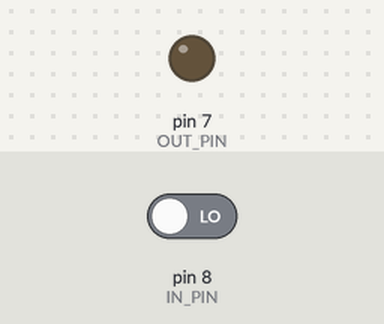
Recording of a sketch running on a simulated Arduino Uno, built with avr-gcc and run on an emulated ATmega328P. Shown: output pins drawn as LEDs (lit = HIGH). The test bench sets the inputs (shaded band); at power-on: pin 8 (IN_PIN) LOW.

Above: at 1.2 s.
1.3 s: pin 8 (IN_PIN) driven HIGH
At 1.9 s:
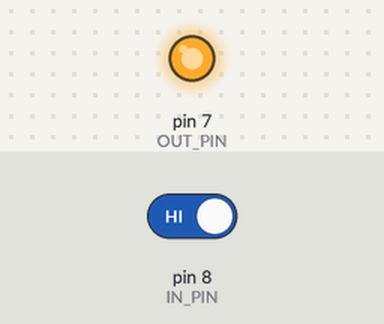
2.8 s: pin 8 (IN_PIN) driven LOW
At 3.1 s:
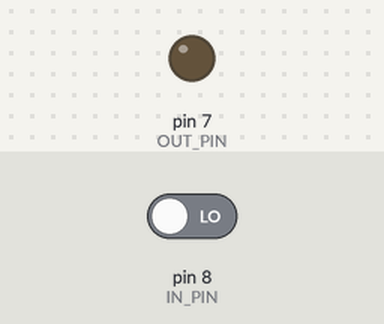
Timing chart, 0 to 5.8 s (numbered marks = the images above; inputs shaded):
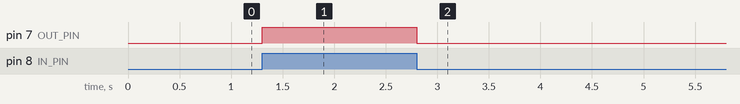

Measured:
- after the input at 1.3 s, pin 7 (OUT_PIN): LOW → HIGH at once
- after the input at 2.8 s, pin 7 (OUT_PIN): HIGH → LOW at once

The sketch:

MinimalReceiver.ino
```cpp
// This is the minimal code needed to receive signals from the bluetooth arduino

const int IN_PIN = 8;
const int OUT_PIN = 7;

boolean isHIGH = false;

void setup() {
  pinMode(OUT_PIN, OUTPUT);
  pinMode(IN_PIN, INPUT);
  digitalWrite(OUT_PIN, LOW);
}

void loop() {
  boolean prevIsHIGH = isHIGH;

  if (digitalRead(IN_PIN) == HIGH) {
    isHIGH = true;
  } else {
    isHIGH = false;
  }
  if (prevIsHIGH != isHIGH) {
    instructionChange();
  }
}

void instructionChange() {
  digitalWrite(OUT_PIN, !digitalRead(OUT_PIN));
}
```
